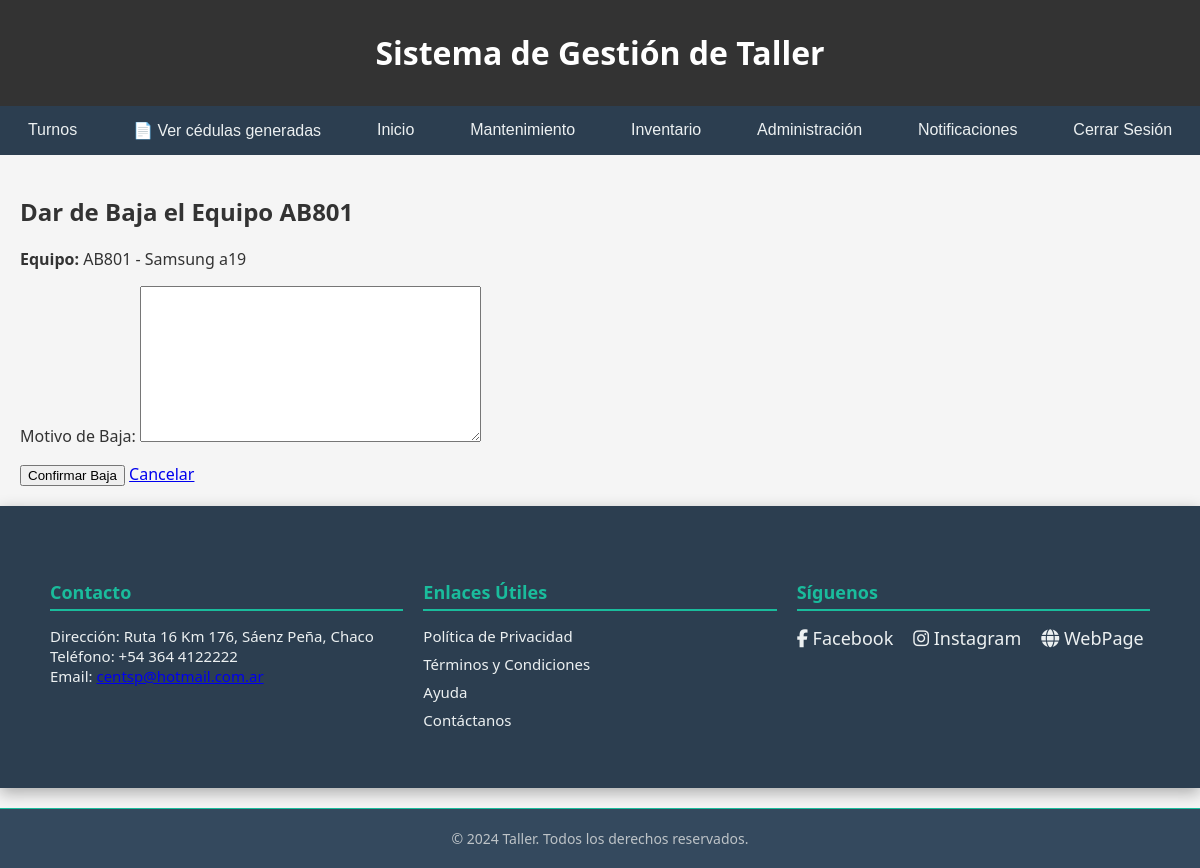
The page /inventario/2/baja/ (signed in) on the database its author committed.
### apps/inventario/models.py (models this page shows, shortened)
class Equipo(models.Model):
    tipo_bien = models.ForeignKey(TipoBien, on_delete=models.CASCADE, related_name='equipos')
    codigo_interno = models.CharField(max_length=10, unique=True, blank=True)
    marca = models.CharField(max_length=100)
    modelo = models.CharField(max_length=100)
    numero_serie = models.CharField(max_length=100)
    fecha_compra = models.DateField()
    activo = models.BooleanField(default=True)
    def __str__(self):
        return f"{self.codigo_interno} - {self.marca} {self.modelo}"

### apps/inventario/views.py (the view)
# urls.py: path('<int:pk>/baja/', views.dar_baja_equipo, name='dar_baja_equipo'),
@login_required
@user_passes_test(es_administrador)
def dar_baja_equipo(request, pk):
    equipo = get_object_or_404(Equipo, pk=pk)
    if request.method == 'POST':
        form = BajaForm(request.POST)
        if form.is_valid():
            baja = form.save(commit=False)
            baja.equipo = equipo
            baja.registrado_por = request.user
            baja.save()
            equipo.activo = False
            equipo.save()
            messages.success(request, "Equipo dado de baja exitosamente.")
            return redirect('inventario:lista_equipos')
    else:
        form = BajaForm()
    return render(request, 'inventario/dar_baja_equipo.html', {'form': form, 'equipo': equipo})

### apps/inventario/forms.py
class BajaForm(forms.ModelForm):
    class Meta:
        model = HistorialBaja
        fields = ['motivo']
        labels = {
            'motivo': 'Motivo de Baja',
        }

### apps/inventario/views.py (called while the page is built)
def es_administrador(user):
    return user.is_superuser

### apps/inventario/templates/inventario/dar_baja_equipo.html (shortened to what this page needs)
{% extends "base.html" %}
{% block content %}
<h2>Dar de Baja el Equipo {{ equipo.codigo_interno }}</h2>
<p><strong>Equipo:</strong> {{ equipo }}</p>
<form method="post">
    {{ form.as_p }}
    <button type="submit" class="btn btn-danger">Confirmar Baja</button>
    <a href="{% url 'inventario:lista_equipos' %}" class="btn btn-secondary">Cancelar</a>
</form>
{% endblock %}

### taller/static/css/styles.css (style rules this page uses)
body { font-family: 'Segoe UI', Tahoma, Geneva, Verdana, sans-serif; background-color: #f5f5f5; color: #333; margin: 0; padding: 0; }

### rows shown on the page
Equipo: codigo_interno "AB801", codigo_interno+marca+modelo "AB801 - Samsung a19"
